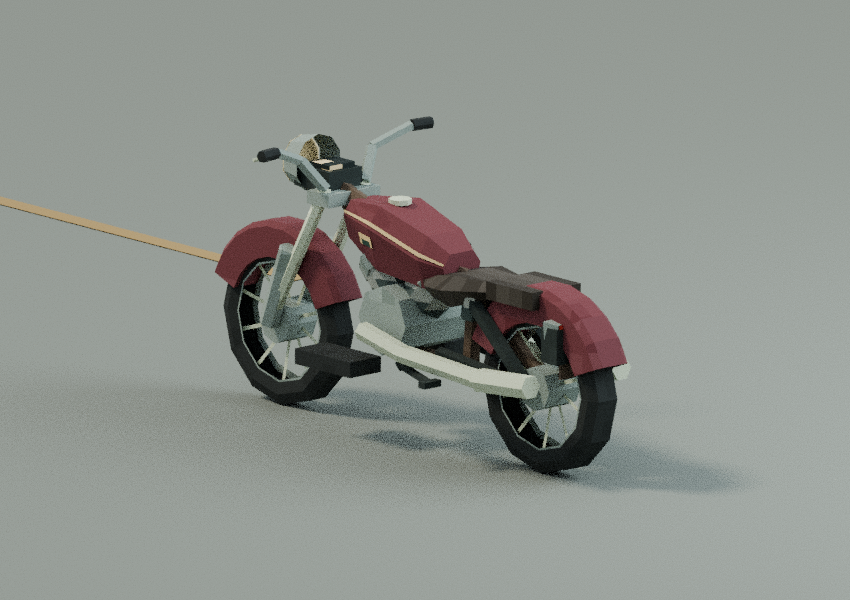
#> input picture prototypes/motorcycles/renders/brackenton-1947-rear.png, 850 x 600 px, given in place of brackenton-1947-front.png, which was not available
$ python package_review.py
#> lines starting #> are read from the running program, lines starting #| are printed output that depends on the picture
"""Lay out a compact sheet of the actual exported vehicle renders."""
from pathlib import Path

from PIL import Image, ImageDraw, ImageFont, ImageOps
from designs import DESIGNS

ROOT=Path(__file__).resolve().parent
VIEWS=(("front","Front three-quarter"),("rear","Rear three-quarter"),("side","Side profile"),("top","From above"),
       ("night","Headlamp at night"),("controls","Rider controls"),("stand","Kickstand deployed"),("scale","1.75 m reference"))
W,H=382,277
cols=4
row_h=H*2+33
sheet=Image.new("RGB",(cols*W+24,len(DESIGNS)*row_h+74),"#263536")
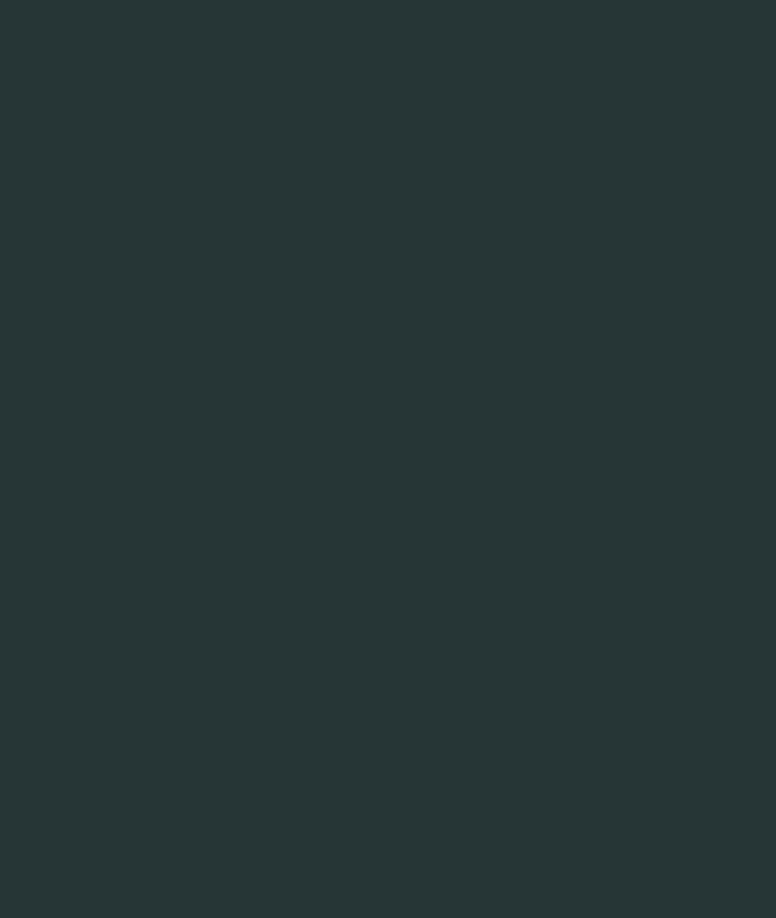
#> sheet: PIL image 1552x1835 RGB (shown at 1/2 size); mean R, G, B 38, 53, 54
draw=ImageDraw.Draw(sheet)
title=ImageFont.truetype("DejaVuSans-Bold.ttf",32)
label=ImageFont.truetype("DejaVuSans.ttf",20)
draw.text((14,13),"Timerpg Motorcycles  ·  Blender Cycles",font=title,fill="#eee3cd")
for index,car in enumerate(DESIGNS):
    y=67+index*row_h
    draw.text((14,y),f"{car.name}  ·  {car.years[0]}–{car.years[-1]}",font=label,fill="#eee3cd")
    for v,(key,caption) in enumerate(VIEWS):
        x=12+(v%cols)*W
        row_y=y+(v//cols)*H+29
        with Image.open(ROOT/"renders"/f"{car.slug}-{key}.png") as source:
#> source is the input picture: PIL image 850x600 RGBA; mean R, G, B, A 141.6, 145.9, 140.5, 255
            thumb=ImageOps.contain(source.convert("RGB"),(W-10,H-33))
        sheet.paste(thumb,(x+(W-thumb.width)//2,row_y))
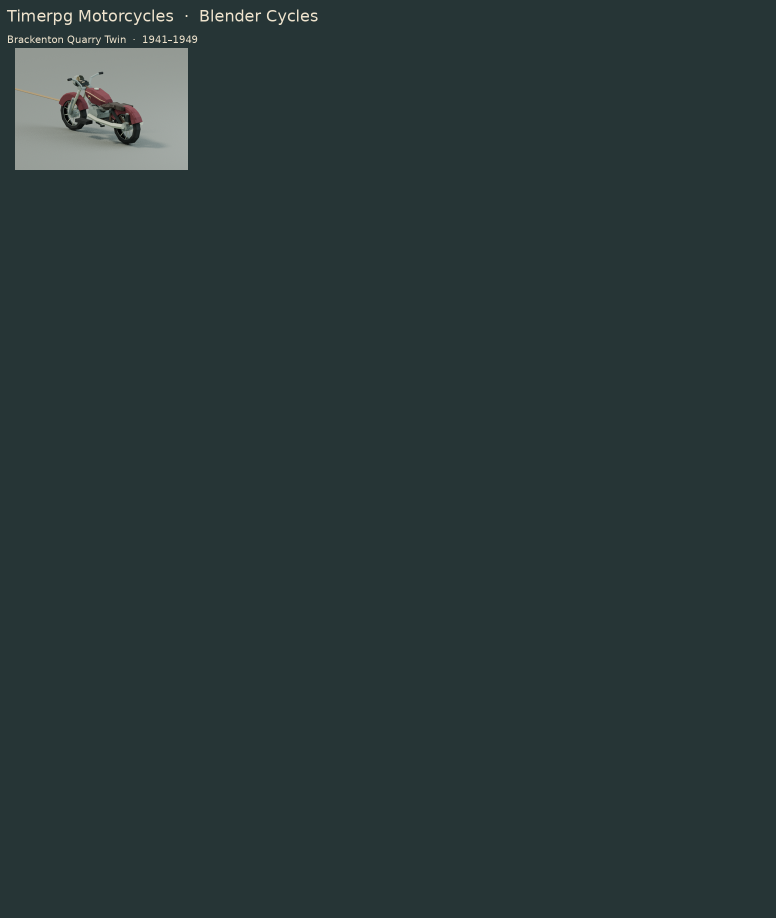
#> sheet: PIL image 1552x1835 RGB (shown at 1/2 size); mean R, G, B 41.5, 56.1, 56.9
#> (the run stopped early here; a loop or call above may not have finished)

$ run again, on prototypes/motorcycles/renders/kelveran-2005-stand.png
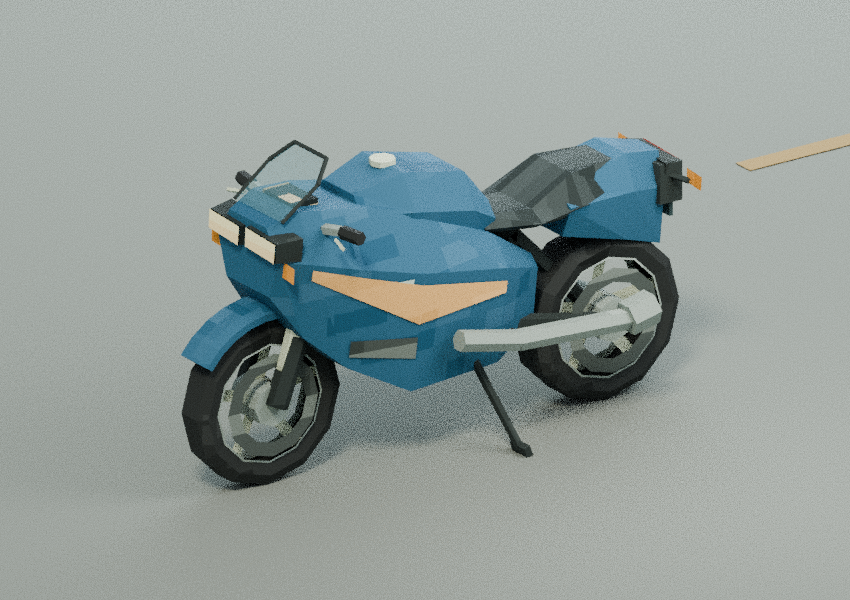
#> input picture prototypes/motorcycles/renders/kelveran-2005-stand.png, 850 x 600 px, given in place of brackenton-1947-front.png, which was not available
#> source is the input picture: PIL image 850x600 RGBA; mean R, G, B, A 144.7, 155.3, 153.1, 255
#> `sheet.paste(thumb,(x+(W-thumb.width)//2,row_y))`:
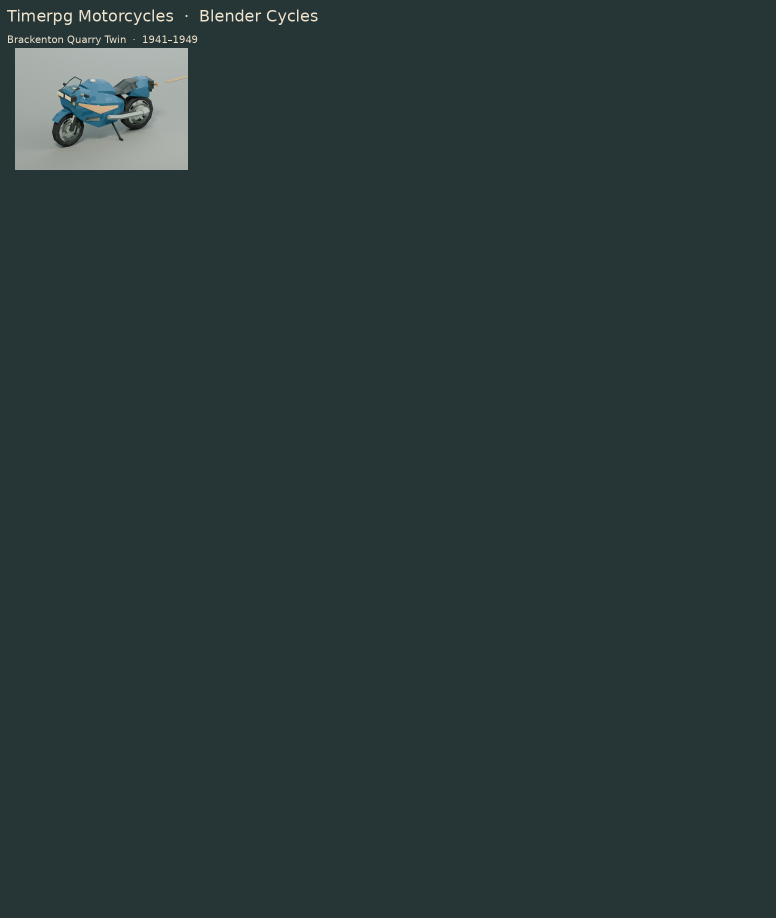
#> sheet: PIL image 1552x1835 RGB (shown at 1/2 size); mean R, G, B 41.6, 56.4, 57.2

$ run again, on prototypes/motorcycles/renders/kelveran-2005-top.png
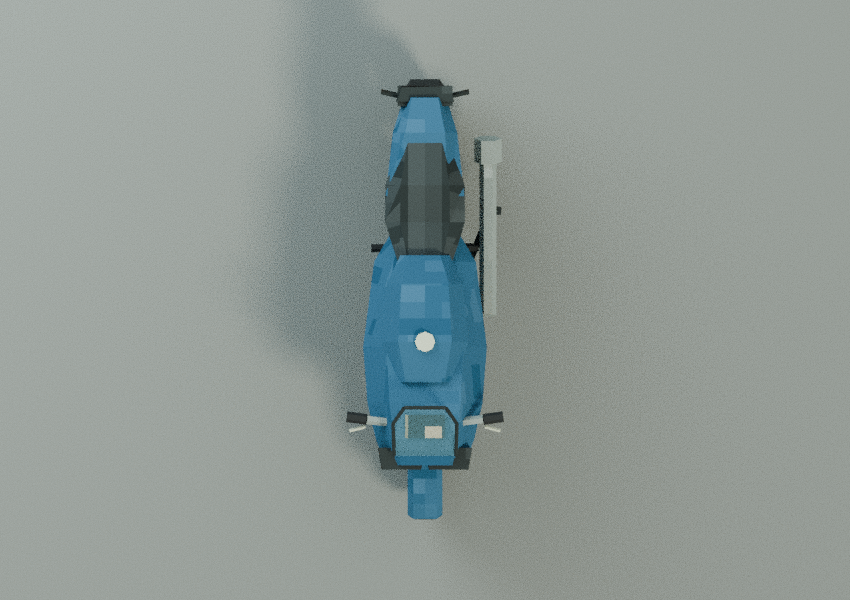
#> input picture prototypes/motorcycles/renders/kelveran-2005-top.png, 850 x 600 px, given in place of brackenton-1947-front.png, which was not available
#> source is the input picture: PIL image 850x600 RGBA; mean R, G, B, A 143.1, 152.8, 149.3, 255
#> `sheet.paste(thumb,(x+(W-thumb.width)//2,row_y))`:
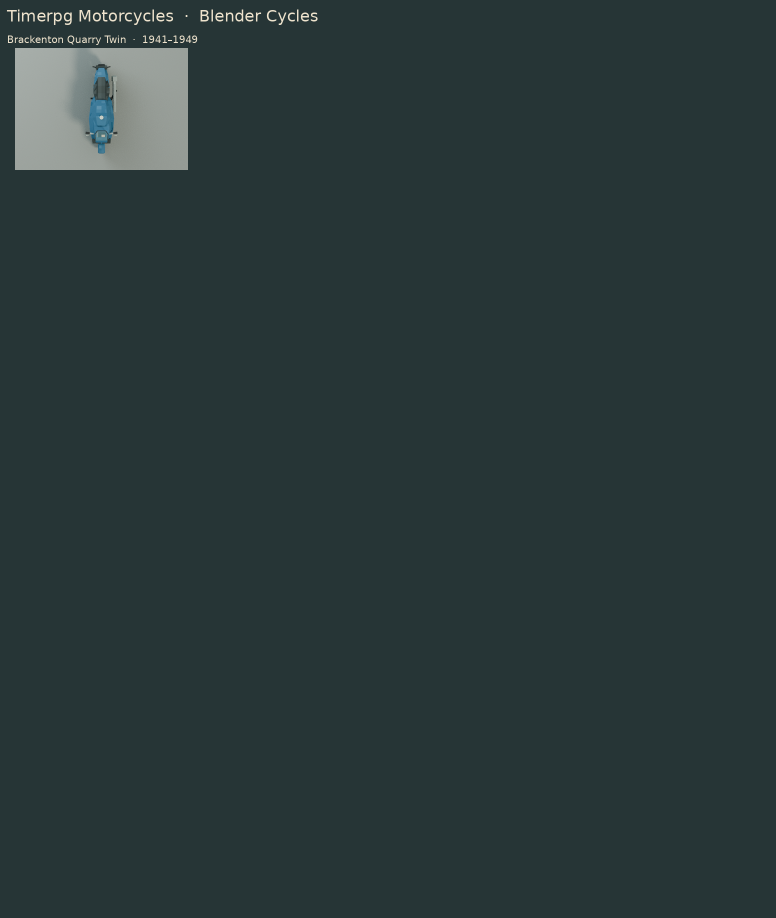
#> sheet: PIL image 1552x1835 RGB (shown at 1/2 size); mean R, G, B 41.5, 56.3, 57.1

$ run again, on prototypes/motorcycles/renders/marrowfield-1974-controls.png
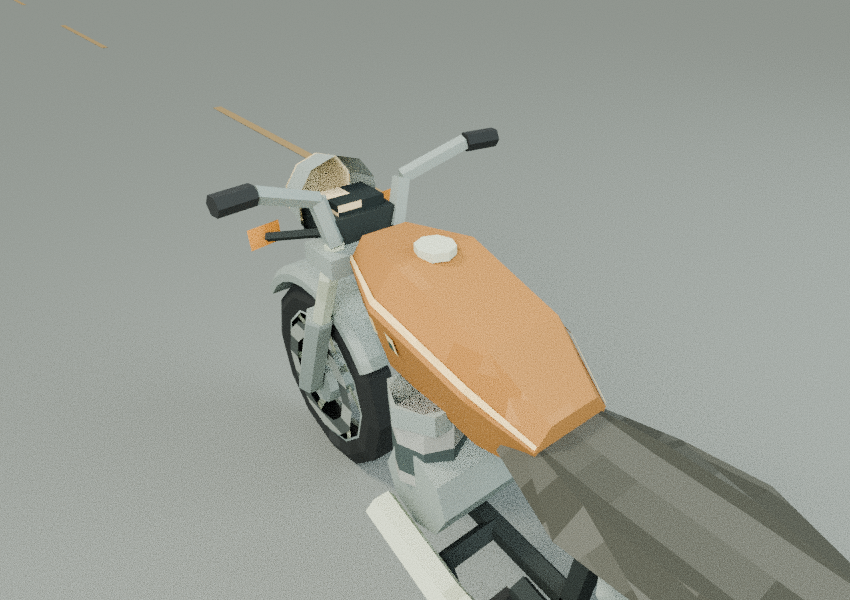
#> input picture prototypes/motorcycles/renders/marrowfield-1974-controls.png, 850 x 600 px, given in place of brackenton-1947-front.png, which was not available
#> source is the input picture: PIL image 850x600 RGBA; mean R, G, B, A 153.4, 155.7, 146.8, 255
#> `sheet.paste(thumb,(x+(W-thumb.width)//2,row_y))`:
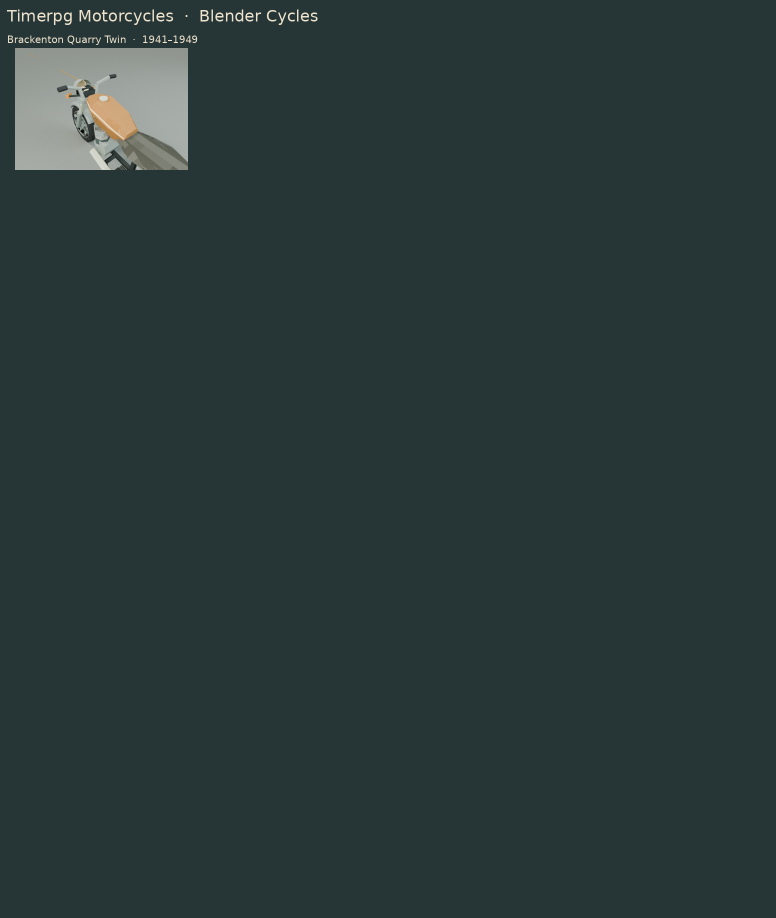
#> sheet: PIL image 1552x1835 RGB (shown at 1/2 size); mean R, G, B 41.8, 56.4, 57
